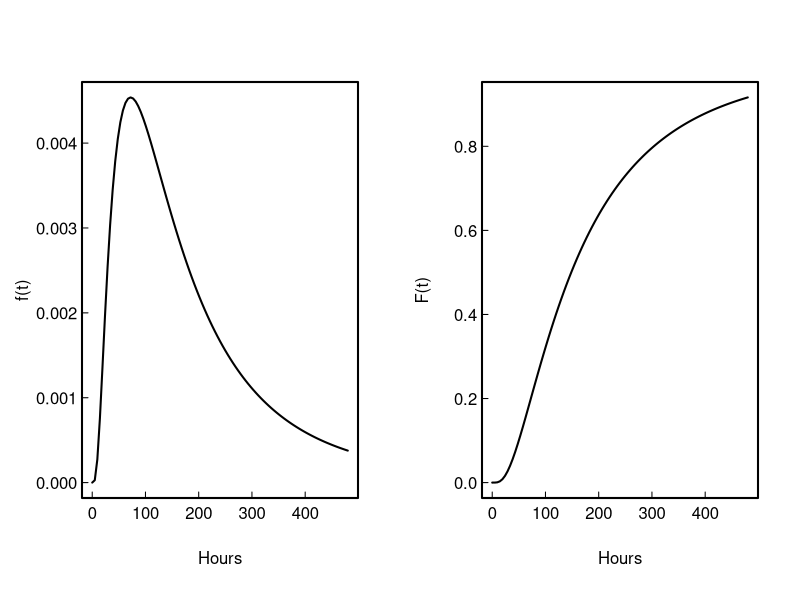
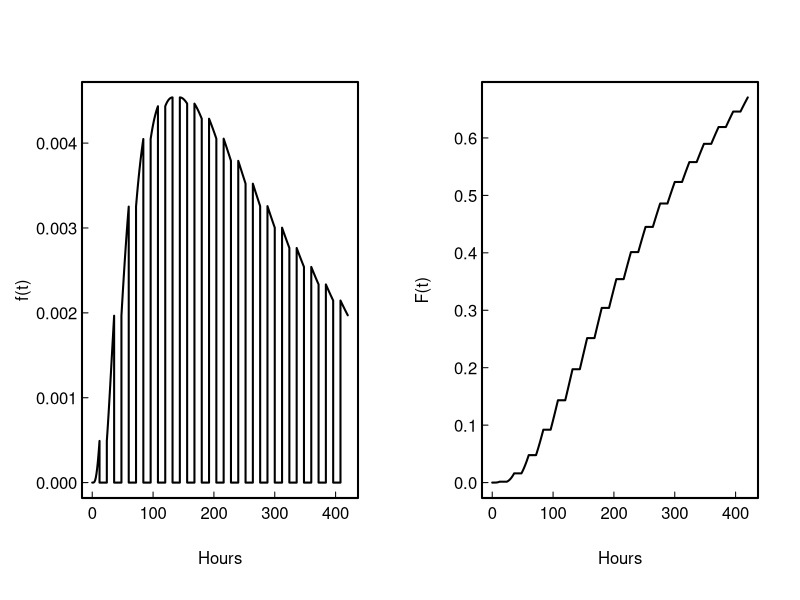

R code for these plots, in order:
## ---- chunk 1
## Configure plot area parameters
par(lwd = 2, las = 1, mgp = c(2.5,.25,0), tcl = .3)

## Set 1-row X 2-col plot layout
layout(mat = matrix(1:2, 1,2))

curve(dlnorm(x,5,.85),
      from = 0,
      to = 480,
      xlab = "Hours", 
      ylab = "f(t)")
curve(plnorm(x,5,.85),
      from = 0,
      to = 480,
      xlab = "Hours", 
      ylab = "F(t)")
## ---- chunk 2
points <- seq(0,480,12)
p <- points[c(1,rep(2:70,each = 2),71)]
Z <- function(a) rep(plnorm(p[a],5,.85),13)
z <- rep(0,13)

# Set up plot area
par(lwd = 2, las = 1, mgp = c(2.5,.25,0), tcl = .3)

## Set 1-row X 2-col plot layout
layout(mat = matrix(1:2, 1,2))

plot(
c(p[ 1]:p[ 2],p[ 3]:p[ 4],p[ 5]:p[ 6],p[ 7]:p[ 8],p[ 9]:p[10],
  p[11]:p[12],p[13]:p[14],p[15]:p[16],p[17]:p[18],p[19]:p[20],
  p[21]:p[22],p[23]:p[24],p[25]:p[26],p[27]:p[28],p[29]:p[30],
  p[31]:p[32],p[33]:p[34],p[35]:p[36],p[37]:p[38],p[39]:p[40],
  p[41]:p[42],p[43]:p[44],p[45]:p[46],p[47]:p[48],p[49]:p[50],
  p[51]:p[52],p[53]:p[54],p[55]:p[56],p[57]:p[58],p[59]:p[60],
  p[61]:p[62],p[63]:p[64],p[65]:p[66],p[67]:p[68],p[69]:p[70]),
    
c(dlnorm(p[ 1]:p[ 2],5,.85),z,dlnorm(p[ 3]:p[ 4],5,.85),z,
  dlnorm(p[ 5]:p[ 6],5,.85),z,dlnorm(p[ 7]:p[ 8],5,.85),z,
  dlnorm(p[ 9]:p[10],5,.85),z,dlnorm(p[11]:p[12],5,.85),z, 
  dlnorm(p[13]:p[14],5,.85),z,dlnorm(p[15]:p[16],5,.85),z,
  dlnorm(p[17]:p[18],5,.85),z,dlnorm(p[19]:p[20],5,.85),z,
  dlnorm(p[21]:p[22],5,.85),z,dlnorm(p[23]:p[24],5,.85),z,
  dlnorm(p[25]:p[26],5,.85),z,dlnorm(p[27]:p[28],5,.85),z,
  dlnorm(p[29]:p[30],5,.85),z,dlnorm(p[31]:p[32],5,.85),z,
  dlnorm(p[33]:p[34],5,.85),z,dlnorm(p[35]:p[36],5,.85)),
type="l",
xlab = "Hours", 
ylab = "f(t)")

plot(
c(p[ 1]:p[ 2],p[3] :p[ 4],p[ 5]:p[ 6],p[ 7]:p[ 8],p[ 9]:p[10],
  p[11]:p[12],p[13]:p[14],p[15]:p[16],p[17]:p[18],p[19]:p[20],
  p[21]:p[22],p[23]:p[24],p[25]:p[26],p[27]:p[28],p[29]:p[30],
  p[31]:p[32],p[33]:p[34],p[35]:p[36],p[37]:p[38],p[39]:p[40],
  p[41]:p[42],p[43]:p[44],p[45]:p[46],p[47]:p[48],p[49]:p[50],
  p[51]:p[52],p[53]:p[54],p[55]:p[56],p[57]:p[58],p[59]:p[60],
  p[61]:p[62],p[63]:p[64],p[65]:p[66],p[67]:p[68],p[69]:p[70]),
    
c(plnorm(p[ 1]:p[ 2],5,.85),Z( 2),plnorm(p[ 3]:p[ 4],5,.85),Z( 4),
  plnorm(p[ 5]:p[ 6],5,.85),Z( 6),plnorm(p[ 7]:p[ 8],5,.85),Z( 8),
  plnorm(p[ 9]:p[10],5,.85),Z(10),plnorm(p[11]:p[12],5,.85),Z(12), 
  plnorm(p[13]:p[14],5,.85),Z(14),plnorm(p[15]:p[16],5,.85),Z(16),
  plnorm(p[17]:p[18],5,.85),Z(18),plnorm(p[19]:p[20],5,.85),Z(20),
  plnorm(p[21]:p[22],5,.85),Z(22),plnorm(p[23]:p[24],5,.85),Z(24),
  plnorm(p[25]:p[26],5,.85),Z(26),plnorm(p[27]:p[28],5,.85),Z(28),
  plnorm(p[29]:p[30],5,.85),Z(30),plnorm(p[31]:p[32],5,.85),Z(32),
  plnorm(p[33]:p[34],5,.85),Z(34),plnorm(p[35]:p[36],5,.85)),
type = "l", 
xlab = "Hours",
ylab = "F(t)")
